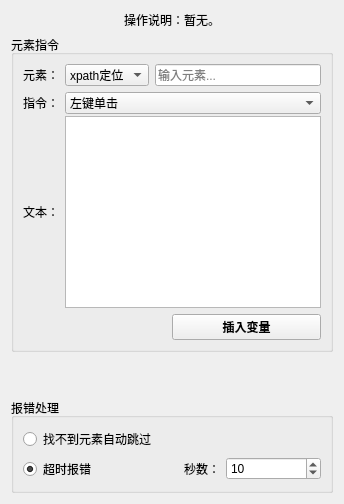
       <widget class="QWidget" name="tab_11">
        <attribute name="title">
         <string>元素控制</string>
        </attribute>
        <layout class="QVBoxLayout" name="verticalLayout_23">
         <item>
          <widget class="QLabel" name="label_93">
           <property name="sizePolicy">
            <sizepolicy hsizetype="Preferred" vsizetype="Preferred">
             <horstretch>0</horstretch>
             <verstretch>0</verstretch>
            </sizepolicy>
           </property>
           <property name="text">
            <string>操作说明：暂无。</string>
           </property>
           <property name="alignment">
            <set>Qt::AlignmentFlag::AlignCenter</set>
           </property>
           <property name="wordWrap">
            <bool>false</bool>
           </property>
           <property name="margin">
            <number>0</number>
           </property>
           <property name="indent">
            <number>-1</number>
           </property>
           <property name="openExternalLinks">
            <bool>false</bool>
           </property>
          </widget>
         </item>
         <item>
          <widget class="QGroupBox" name="groupBox_4">
           <property name="title">
            <string>元素指令</string>
           </property>
           <layout class="QVBoxLayout" name="verticalLayout_9">
            <item>
             <layout class="QHBoxLayout" name="horizontalLayout_20">
              <item>
               <widget class="QLabel" name="label_50">
                <property name="text">
                 <string>元素：</string>
                </property>
               </widget>
              </item>
              <item>
               <widget class="QComboBox" name="comboBox_21">
                <item>
                 <property name="text">
                  <string>xpath定位</string>
                 </property>
                </item>
                <item>
                 <property name="text">
                  <string>元素ID</string>
                 </property>
                </item>
                <item>
                 <property name="text">
                  <string>元素名称</string>
                 </property>
                </item>
               </widget>
              </item>
              <item>
               <widget class="QLineEdit" name="lineEdit_7">
                <property name="placeholderText">
                 <string>输入元素...</string>
                </property>
               </widget>
              </item>
             </layout>
            </item>
            <item>
             <layout class="QGridLayout" name="gridLayout_12">
              <property name="horizontalSpacing">
               <number>6</number>
              </property>
              <property name="verticalSpacing">
               <number>2</number>
              </property>
              <item row="2" column="1">
               <widget class="QTextEdit" name="textEdit_3"/>
              </item>
              <item row="2" column="0">
               <widget class="QLabel" name="label_53">
                <property name="text">
                 <string>文本：</string>
                </property>
               </widget>
              </item>
              <item row="0" column="0">
               <widget class="QLabel" name="label_52">
                <property name="text">
                 <string>指令：</string>
                </property>
               </widget>
              </item>
              <item row="0" column="1">
               <widget class="QComboBox" name="comboBox_22">
                <item>
                 <property name="text">
                  <string>左键单击</string>
                 </property>
                </item>
                <item>
                 <property name="text">
                  <string>左键双击</string>
                 </property>
                </item>
                <item>
                 <property name="text">
                  <string>右键单击</string>
                 </property>
                </item>
                <item>
                 <property name="text">
                  <string>输入内容</string>
                 </property>
                </item>
               </widget>
              </item>
             </layout>
            </item>
            <item>
             <layout class="QHBoxLayout" name="horizontalLayout_11" stretch="1,1">
              <item>
               <spacer name="horizontalSpacer_3">
                <property name="orientation">
                 <enum>Qt::Orientation::Horizontal</enum>
                </property>
                <property name="sizeHint" stdset="0">
                 <size>
                  <width>40</width>
                  <height>20</height>
                 </size>
                </property>
               </spacer>
              </item>
              <item>
               <widget class="QPushButton" name="pushButton_31">
                <property name="font">
                 <font>
                  <family>微软雅黑</family>
                  <bold>true</bold>
                 </font>
                </property>
                <property name="text">
                 <string>插入变量</string>
                </property>
               </widget>
              </item>
             </layout>
            </item>
           </layout>
          </widget>
         </item>
         <item>
          <spacer name="verticalSpacer_6">
           <property name="orientation">
            <enum>Qt::Orientation::Vertical</enum>
           </property>
           <property name="sizeHint" stdset="0">
            <size>
             <width>20</width>
             <height>40</height>
            </size>
           </property>
          </spacer>
         </item>
         <item>
          <widget class="QGroupBox" name="groupBox_26">
           <property name="title">
            <string>报错处理</string>
           </property>
           <layout class="QVBoxLayout" name="verticalLayout_24">
            <item>
             <layout class="QGridLayout" name="gridLayout_11">
              <item row="1" column="0">
               <widget class="QRadioButton" name="radioButton_7">
                <property name="text">
                 <string>超时报错</string>
                </property>
                <property name="checkable">
                 <bool>true</bool>
                </property>
                <property name="checked">
                 <bool>true</bool>
                </property>
                <property name="autoExclusive">
                 <bool>true</bool>
                </property>
               </widget>
              </item>
              <item row="1" column="2">
               <widget class="QSpinBox" name="spinBox_7">
                <property name="minimum">
                 <number>1</number>
                </property>
                <property name="maximum">
                 <number>9999</number>
                </property>
                <property name="value">
                 <number>10</number>
                </property>
               </widget>
              </item>
              <item row="0" column="0" colspan="3">
               <widget class="QRadioButton" name="radioButton_6">
                <property name="text">
                 <string>找不到元素自动跳过</string>
                </property>
               </widget>
              </item>
              <item row="1" column="1">
               <widget class="QLabel" name="label_51">
                <property name="text">
                 <string>秒数：</string>
                </property>
                <property name="alignment">
                 <set>Qt::AlignmentFlag::AlignRight|Qt::AlignmentFlag::AlignTrailing|Qt::AlignmentFlag::AlignVCenter</set>
                </property>
               </widget>
              </item>
             </layout>
            </item>
           </layout>
          </widget>
         </item>
        </layout>
       </widget>
